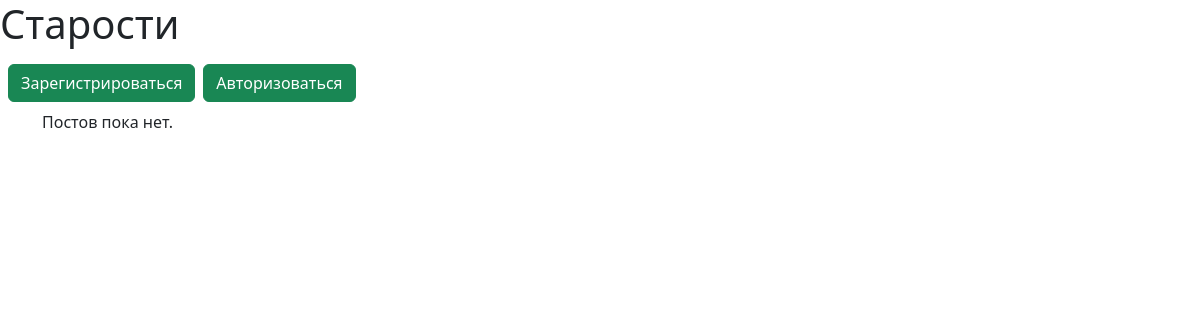
Before: / with the older database file.
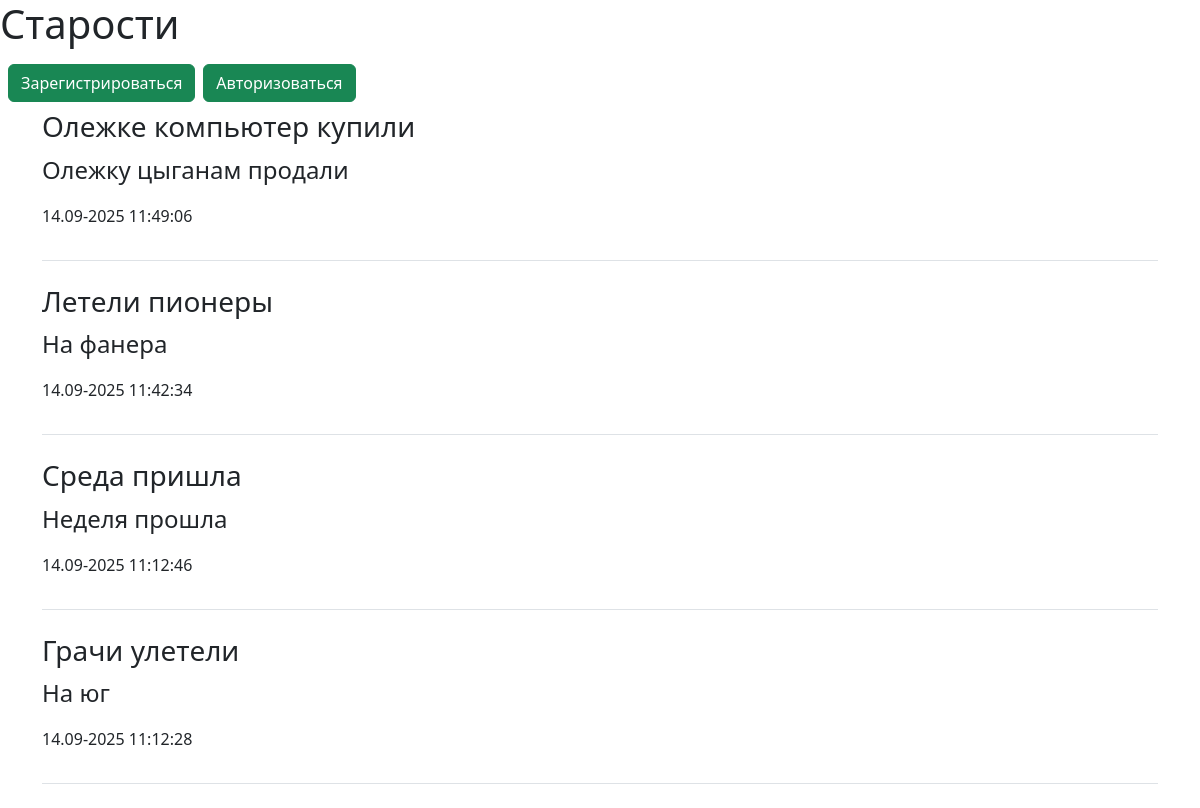
After: the same page with the newer database file.
### models.py (models this page shows)
class Base(Model):
    class Meta:
        database = db

class News(Base):
    topic = CharField()
    text = CharField()
    created_on = DateTimeField(default=datetime.now)

### app.py (the view)
@app.route('/')
def index():
    news = News.select().order_by(News.id.desc())
    return render('index.html', news=news)

### app.py (called while the page is built)
@app.before_request
def get_user():
    user_id = session.get('user_id')
    if user_id:
        user = User.get_or_none(User.id == user_id)
    else:
        user = None
    request.user = user

def render(template, **kwargs):
    return render_template(template, **kwargs, user=request.user)

### templates/index.html
{% extends "base.html" %}
{% block content %}
<div class="container">
    {% for new in news %}
    <div class="post mb-4 pb-3 border-bottom">
        <h3>{{ new.topic }}</h3>
        <p class="fs-4">{{ new.text }}</p>
        <p>{{ new.created_on.strftime('%d.%m-%Y %H:%M:%S') }}</p>
    </div>
    {% else %}
    <p>Постов пока нет.</p>
    {% endfor %}
</div>
{% endblock %}

### templates/base.html (shortened to what this page needs)
<!DOCTYPE html>
<html lang="en">
<head>
    <link href="https://cdn.jsdelivr.net/npm/bootstrap@5.3.0/dist/css/bootstrap.min.css" rel="stylesheet"/>
</head>
<body>
<h1>Старости</h1>
<div class="d-flex p-2">
    {% if user %}
    <span>{{ user.email }}</span>
    {% if user.is_editor %}
    <span>Редактор</span>
    {% endif %}
    <a href="{{ url_for('logout') }}" class="btn btn-success me-2">Выйти</a>
    {% else %}
    <a href="{{ url_for('register') }}" class="btn btn-success me-2">Зарегистрироваться</a>
    <a href="{{ url_for('login') }}" class="btn btn-success me-2">Авторизоваться</a>
    {% endif %}
</div>
{% block content %}{% endblock %}
</body>
</html>

Changed rows visible on the page:
added News: topic "Олежке компьютер купили", text "Олежку цыганам продали", created_on "14.09-2025 11:49:06"
added News: topic "Летели пионеры", text "На фанера", created_on "14.09-2025 11:42:34"
added News: topic "Среда пришла", text "Неделя прошла", created_on "14.09-2025 11:12:46"
added News: topic "Грачи улетели", text "На юг", created_on "14.09-2025 11:12:28"
Other visible differences:
text no longer shown: "Постов пока нет."
